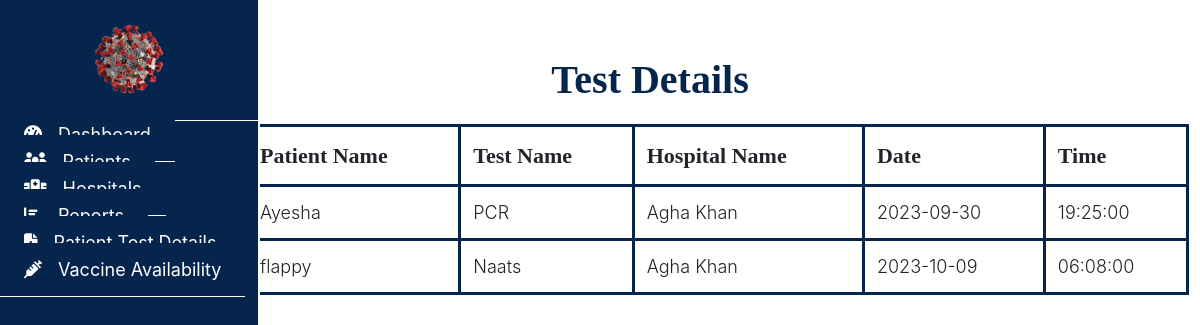
Page /admin/testdetails.php (signed in) on the earlier database version.
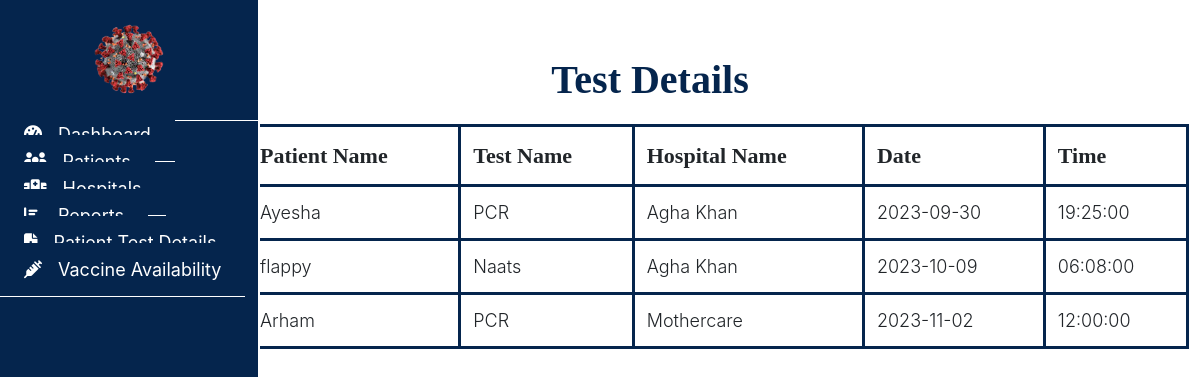
Same page on the later database version.
### tables this page shows
CREATE TABLE `appointment` (
  `app_id` int(11) NOT NULL,
  `patient_id` int(11) DEFAULT NULL,
  `hospital_id` int(11) DEFAULT NULL,
  `app_date` date DEFAULT NULL,
  `status` int(11) DEFAULT NULL,
  `app_time` time DEFAULT NULL,
  `test_name` varchar(255) NOT NULL,
  `approval_status` enum('Pending','Approved','Rejected') DEFAULT 'Pending'
);

CREATE TABLE `patient` (
  `patient_id` int(11) NOT NULL,
  `patient_name` varchar(255) DEFAULT NULL,
  `address` varchar(255) DEFAULT NULL,
  `email` varchar(255) DEFAULT NULL,
  `password` varchar(255) DEFAULT NULL
);

CREATE TABLE `hospital` (
  `hospital_id` int(11) NOT NULL,
  `hospital_name` varchar(255) DEFAULT NULL,
  `location` varchar(255) DEFAULT NULL,
  `password` varchar(255) DEFAULT NULL,
  `approval_status` enum('Pending','Approved','Rejected') DEFAULT 'Pending'
);

### admin/testdetails.php (the view, shortened to what this page needs)
<?php
include("../connection.php");
?>
<!DOCTYPE html>
<html lang="en">
<head>
  <link rel="stylesheet" href="../assets/css/admin.css">
  <link rel="stylesheet" href="https://cdn.usebootstrap.com/bootstrap/3.3.7/css/bootstrap.min.css">
  <link rel="stylesheet"
    href="https://cdnjs.cloudflare.com/ajax/libs/material-design-iconic-font/2.2.0/css/material-design-iconic-font.min.css">
  <link rel="stylesheet" href="https://cdnjs.cloudflare.com/ajax/libs/font-awesome/6.4.0/css/all.min.css">
</head>
<body>
  <div id="sidebar">
    <header>
      <a href="#"><img src="../assets/images/covidlogo.png" alt=""
          style="width:120px ; height:120px;padding: 20px;"></a>
    </header>
    <ul class="nav">
      <li>
        <a href="admin.php">
          <i class="fas fa-tachometer-alt"></i>Dashboard
        </a>
      </li>
      <li>
        <a href="patientrecord.php">
          <i class="fas fa-users"></i>Patients
        </a>
      </li>
      <li>
        <a href="hospitaldetails.php">
          <i class="fas fa-hospital"></i>Hospitals
        </a>
      </li>
      <li>
        <a href="crdetails.php">
          <i class="fas fa-chart-bar"></i>Reports
        </a>
      </li>
      <li>
        <a href="testdetails.php">
          <i class="fas fa-file-medical"></i>Patient Test Details
        </a>
      </li>
      <li>
        <a href="vaccine.php">
          <i class="fas fa-syringe"></i>Vaccine Availability
        </a>
      </li>
    </ul>
  </div>
  <nav class="navbar">
    <div class="container-fluid">
      <ul class="nav navbar-nav navbar-right">
        <li class="dropdown">
          <a href="#" class="dropdown-toggle" data-toggle="dropdown">
          </a>
        </li>
      </ul>
    </div>
  </nav>
  <div class="container-fluid" id="all-products">
    <h1 class="text-center">Test Details</h1>
    <div class="container">
      <table class="table">
        <thead>
          <tr>
            <th>Patient Name</th>
            <th>Test Name</th>
            <th>Hospital Name</th>
            <th>Date</th>
            <th>Time</th>
          </tr>
        </thead>
        <tbody>
          <?php
          $query = "SELECT a.app_id, p.patient_name, h.hospital_name,test_name, a.app_date, a.app_time
          FROM appointment a
          LEFT JOIN patient p ON a.patient_id = p.patient_id
          LEFT JOIN hospital h ON a.hospital_id = h.hospital_id";
          $result = mysqli_query($con, $query);
          foreach ($result as $row) {
            echo "<tr>";
            echo "<td>{$row['patient_name']}</td>";
            echo "<td>{$row['test_name']}</td>";
            echo "<td>{$row['hospital_name']}</td>";
            echo "<td>{$row['app_date']}</td>";
            echo "<td>{$row['app_time']}</td>";
            echo "</tr>";
          }
          ?>
        </tbody>
      </table>
    </div>
  </div>
</body>
</html>

Differences in the rows shown:
added appointment: patient.patient_name "Arham", test_name "PCR", hospital.hospital_name "Mothercare", app_date "2023-11-02", app_time "12:00:00"
